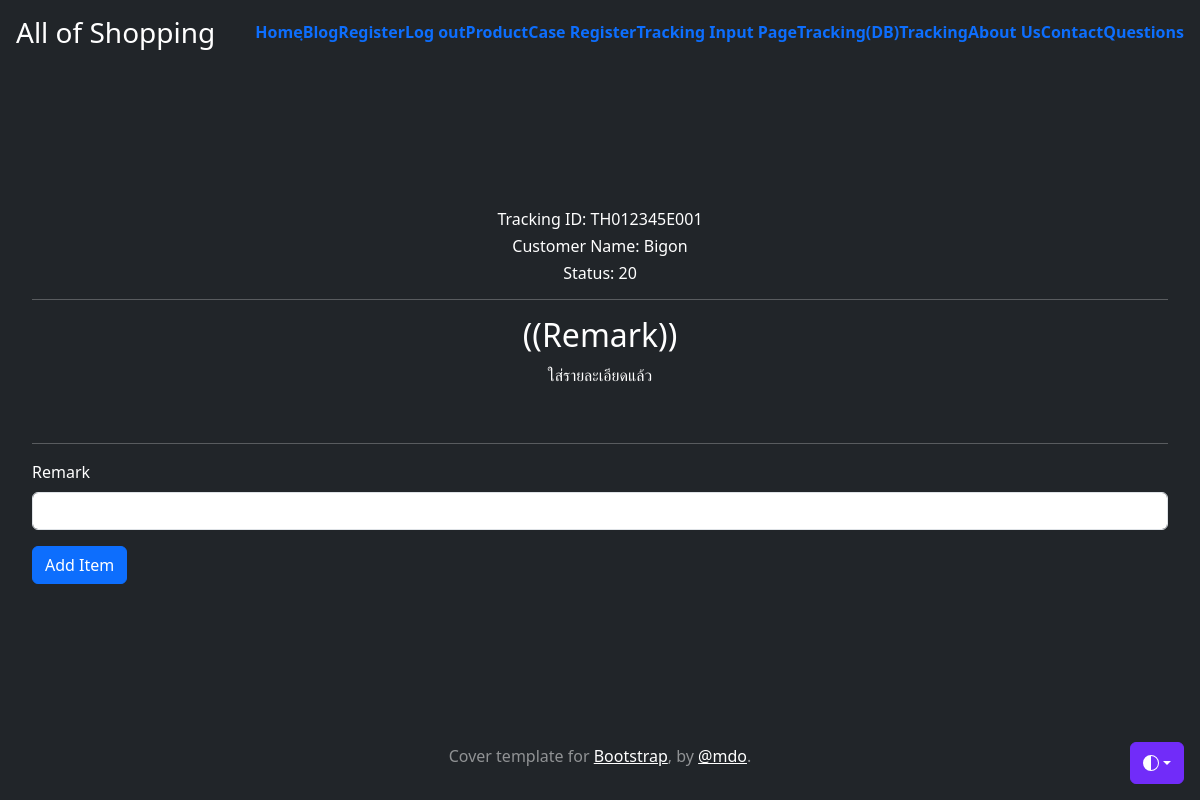
/remark/TH012345E001 (signed in), run on the app's committed database.
### App1/models.py (models this page shows, shortened)
class TrackingInfo(models.Model):
    lStatus = [     ( '00', '00 -  รับทราบคำสั่งซื้อ'),
                    ( '10', '10 -  บรรจุสินค้า'),
                    ( '20', '20 -  รอขนส่งมารับ'),
                    ( '30', '30 -  อยู่ระหว่างขนส่ง'),
                    ( '40', '40 - ถึงสถานีกระจายสินค้าปลายทาง'),
                    ( '50', '50 -  ออกนำส่งให้ผู้รับ'),
                    ( '60', '60 -  ส่งสำเร็จ'),
                    ( '70', '70 -  ส่งไม่สำเร็จ'),
                    ( '80', '80 -  ยกเลิกคำสั่งซื้อ')
                ]
    tracking_id =   models.CharField(max_length=12, blank=False,  primary_key=True)
    cust_name   =   models.CharField(max_length=200, blank=False)
    status      =   models.TextField(choices=lStatus, blank=False, default= lStatus[0])  #Drop down list value
    remark      =   models.TextField(null=True, blank=True, verbose_name="Remark")

### App1/views.py (the view, shortened to what this page needs)
# urls.py: path('remark/<slug:record_id>', Remark,name="remark"), #call defined view  & get parameter <int:record_id> from HTML page -- questions.html
@login_required
def Remark(request,record_id):    #View name with parameter from urls.py file
    context = {} #return variables to html
    row = TrackingInfo.objects.get(tracking_id=record_id)
    context["row"]          =   row
    return render(request,"myapp/remark.html",context)   #Open HTML file under template folder

### App1/templates/myapp/remark.html (shortened to what this page needs)
{% extends "myapp/base.html" %}
{% block content %}
    <div>
      <center>
        <h6> Tracking ID: {{ row.tracking_id }}</h6>
        <h6> Customer Name: {{ row.cust_name }}</h6>
        <h6> Status: {{ row.status }}</h6>
        <hr>
        {% if row.remark %}
        <h2> ((Remark))</h2>
        <p>{{ row.remark }}</p><br/>
        <hr>
        {% endif %}
      </center>
    </div>
    <form class="text-start" method="POST">
          <div class="mb-3">
            <label for="remark" class="form-label">Remark</label>
            <input type="text" class="form-control" id="remark" name="remark">
          </div>
          <button type="submit" class="btn btn-primary">Add Item</button>
    </form>
{% endblock content %}

### data on the page
TrackingInfo: tracking_id "TH012345E001", cust_name "Bigon", status "20", remark "ใส่รายละเอียดแล้ว"
